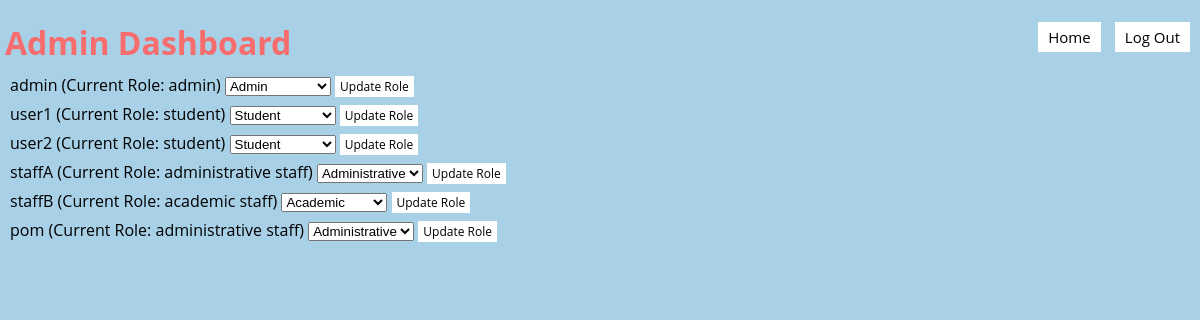
/admin-panel (signed in), run on an earlier commit of the app's database.
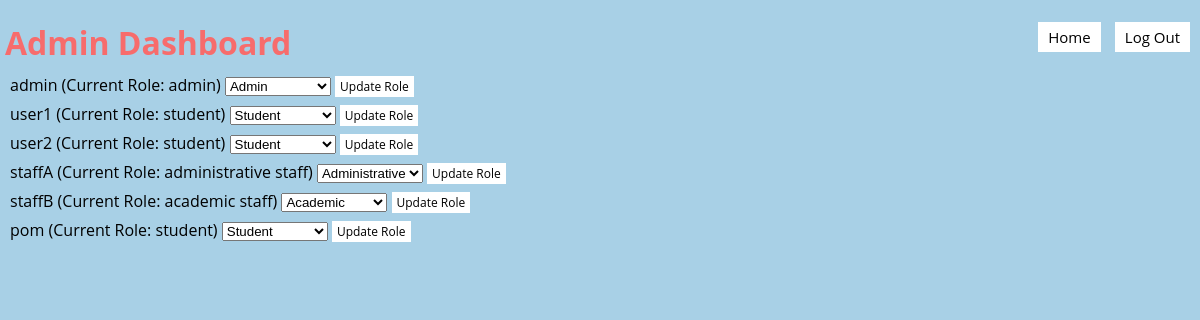
And on a later commit of the database.
### models.py (models this page shows)
class Base(DeclarativeBase):
    pass

class User(Base):
    __tablename__ = "user"
    username: Mapped[str] = mapped_column(String, primary_key=True)
    password: Mapped[str] = mapped_column(String)
    salt: Mapped[str] = mapped_column(String)
    failed_attempts: Mapped[int] = mapped_column(Integer, default=0)
    lockout_until: Mapped[datetime] = mapped_column(DateTime, nullable=True)
    role: Mapped[RoleType] = mapped_column(Enum(RoleType), nullable=False)
    online: Mapped[bool] = mapped_column(Boolean, default=False)
    muted: Mapped[bool] = mapped_column(Boolean, default=False)

### app.py (the view)
@app.route('/admin-panel')
def admin_panel():
    username = session.get('username')
    if not username:
        flash('You must be logged in to access the admin panel.')
        return redirect(url_for('login'))
    user = db.get_user(username)
    user_role = user.role.name if hasattr(user.role, 'name') else str(user.role)
    if user is None or user_role != 'ADMIN':
        flash('You do not have permission to access the admin panel.')
        return redirect(url_for('home'))
    print("User Role:", user.role)  # Print the enum or string directly
    users = db.get_all_users()
    return render_template('admin_panel.jinja', username=username, users=users)

### app.py (called while the page is built)
def csp_policy_string(policy_dict):
    return "; ".join([f"{key} {' '.join(val) if isinstance(val, list) else val}" for key, val in policy_dict.items()])

@app.after_request
def apply_csp(response):
    policy = {
    "default-src": "'self'",
    "script-src": [
        "'self'",
        "https://cdnjs.cloudflare.com",  # Allow scripts from CDN for Crypto-JS
        "https://cdn.jsdelivr.net",
        "'unsafe-inline'"
    ],
    "style-src": "'self' 'unsafe-inline'",  # Allows inline styles;
    "img-src": "'self'",
    "connect-src": "'self'",  # Restricts the URLs which can be loaded using script interfaces
    "font-src": "'self'",  # Fonts loading
    "object-src": "'none'",  # Prevents object, embed, and applet elements from rendering
    "frame-ancestors": "'none'"  # Protects against clickjacking
}
    response.headers['Content-Security-Policy'] = csp_policy_string(policy)
    return response

### db.py (called while the page is built)
def get_user(username: str):
    with Session(engine) as session:
        return session.get(User, username)

def get_all_users():
    with Session(engine) as session:
        return session.query(User).all()

### templates/admin_panel.jinja (shortened to what this page needs)
{% extends 'base.jinja' %}
{% block content %}
<div class="header">
    <h1>Admin Dashboard</h1>
    <div class="buttons">
        <button onclick="location.href='{{ url_for('home') }}'">Home</button>
        <button onclick="confirmLogout()">Log Out</button>
    </div>
</div>
{% for user in users %}
<form class="role-update-form" action="{{ url_for('update_user_role') }}" method="post" onsubmit="updateUserRole(event)">
    <div>
        <label>{{ user.username }} (Current Role: {{ user.role.value }})</label>
        <select name="new_role">
            <option value="student" {% if user.role.name == 'STUDENT' %}selected{% endif %}>Student</option>
            <option value="academic" {% if user.role.name == 'ACADEMIC' %}selected{% endif %}>Academic</option>
            <option value="administrative" {% if user.role.name == 'ADMINISTRATIVE' %}selected{% endif %}>Administrative</option>
            <option value="admin" {% if user.role.name == 'ADMIN' %}selected{% endif %}>Admin</option>
        </select>
        <button type="submit" class="update-button">Update Role</button>
    </div>
</form>
{% endfor %}
{% endblock %}

What changed in the data, as far as the page shows it:
changed User "pom": role.value "administrative staff" → "student"; new_role "Administrative" → "Student"
